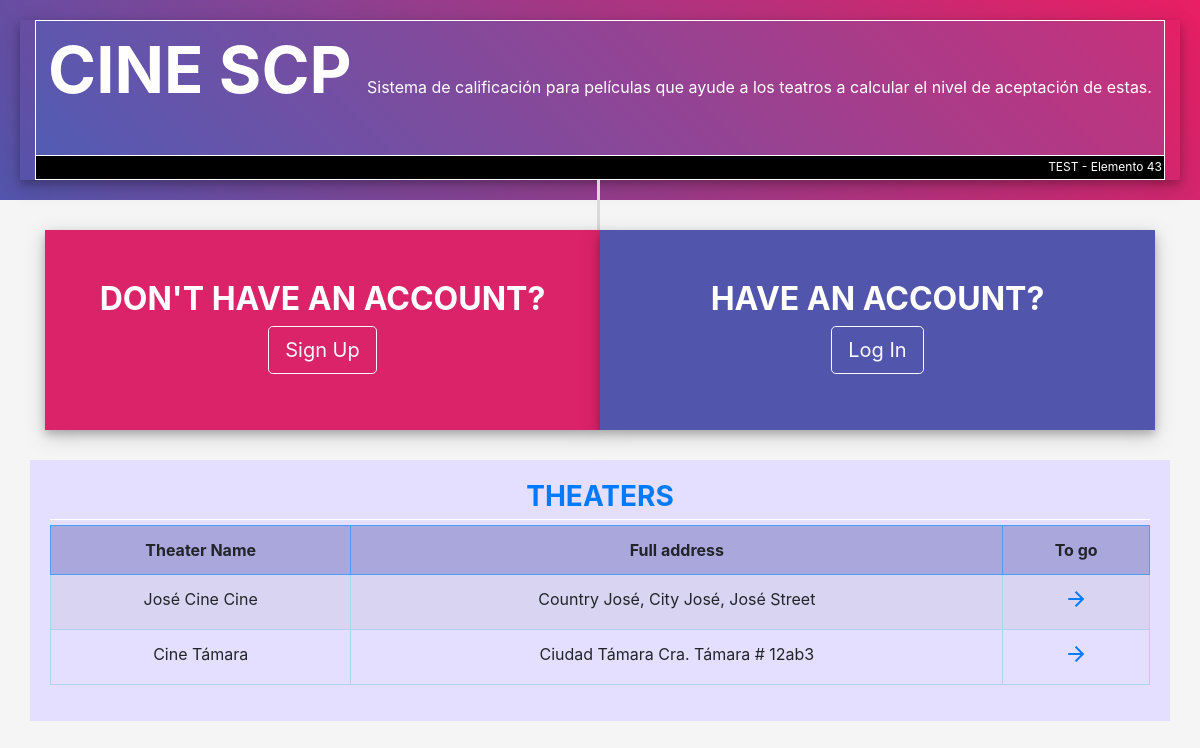
The page / on the database its author committed.
### tables this page shows
CREATE TABLE IF NOT EXISTS `theater` (
  `idtheater` int(11) NOT NULL AUTO_INCREMENT,
  `name` varchar(50) NOT NULL,
  `full_address` varchar(200) NOT NULL,
  PRIMARY KEY (`idtheater`)
);

### Models/theater.php (called while the page is built, shortened)
<?php
class TheaterModel{
	function verTheaterM(){
		$conec = new Conexion();
	  $mysqlit=$conec->conectar();
	  $mysqlit->set_charset('utf8');
		$sqlt = $mysqlit->prepare("SELECT * FROM theater order by idtheater desc");
		$sqlt -> execute();
		$resul=$sqlt->get_result();
		return $resul;
	}
}
?>

### Controllers/enlaces.php (called while the page is built)
<?php
class Enlaces{
	public function template(){
		include("Views/template.php");
	}
	public function enlacesPanel(){
		$enlacep = isset($_GET['action'])?$_GET['action']:'';
		$respuesta = (new EnlaceModel) -> enlacePanelM($enlacep);
		include($respuesta);
	}
	public function enlacesPanell(){
			$enlacep = isset($_GET['action'])?$_GET['action']:'';
			$respuesta = (new EnlaceModel) -> enlacePanelMM($enlacep);
			include($respuesta);
	}
}
?>

### index.php (called while the page is built, shortened)
<?php
require_once("Models/enlaces.php");
require_once("Controllers/enlaces.php");
require_once("Controllers/theater.php");
require_once("Models/theater.php");
$ver = new Enlaces();
$ver -> template();
?>

### Controllers/theater.php (the view, shortened to what this page needs)
<?php
class Theater{
	function verTheater(){
		$respuesta = (new TheaterModel) -> verTheaterM();
		while ($v= $respuesta->fetch_array(MYSQLI_BOTH)) {
				echo '
				<tr>
                    <td class="center blueT">'.$v["name"].'</td>
                    <td class="center blueT">'.$v["full_address"].'</td>
                   	<td class="center colorHueso"><a type="" href="?action=cartelera&Tid='.$v["idtheater"].'"><i class="material-icons tiny">arrow_forward</i></a></td>
                </tr> ';
          }
	}
}
?>

### Views/css/style.css (style rules this page uses)
body, html, .body { height: 100%; background-color: #f5f5f5; }
td { border: 1px solid #afd1f3 !important; text-align: center; }

### rows shown on the page
theater: name "José Cine Cine", full_address "Country José, City José, José Street"
theater: name "Cine Támara", full_address "Ciudad Támara Cra. Támara # 12ab3"
